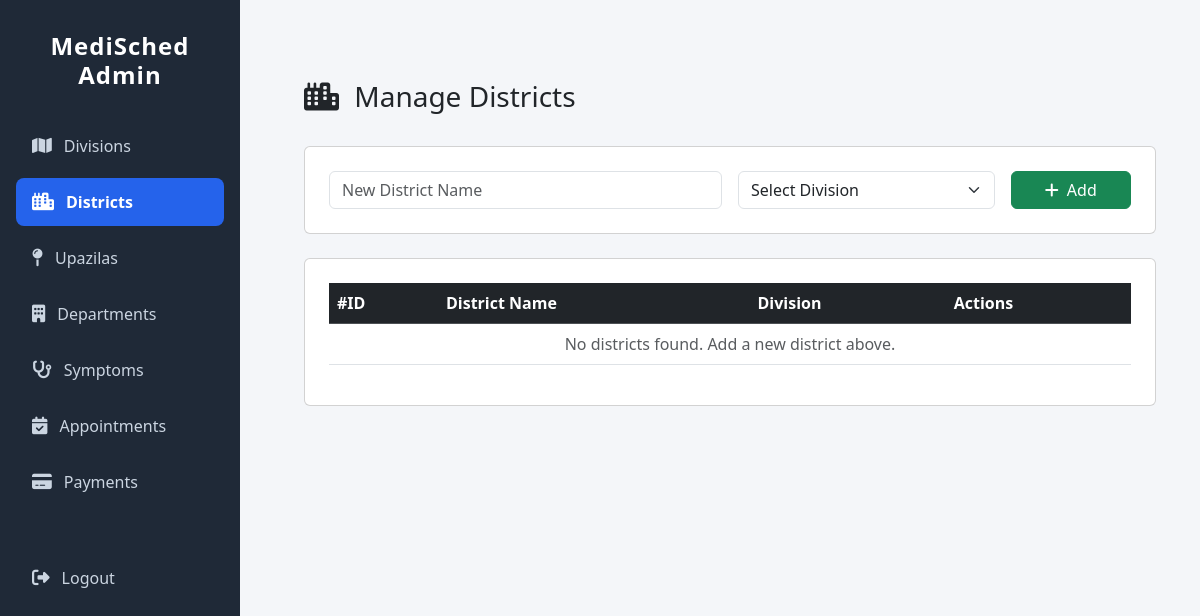
The page /adminapp/districts/ on the database as committed earlier.
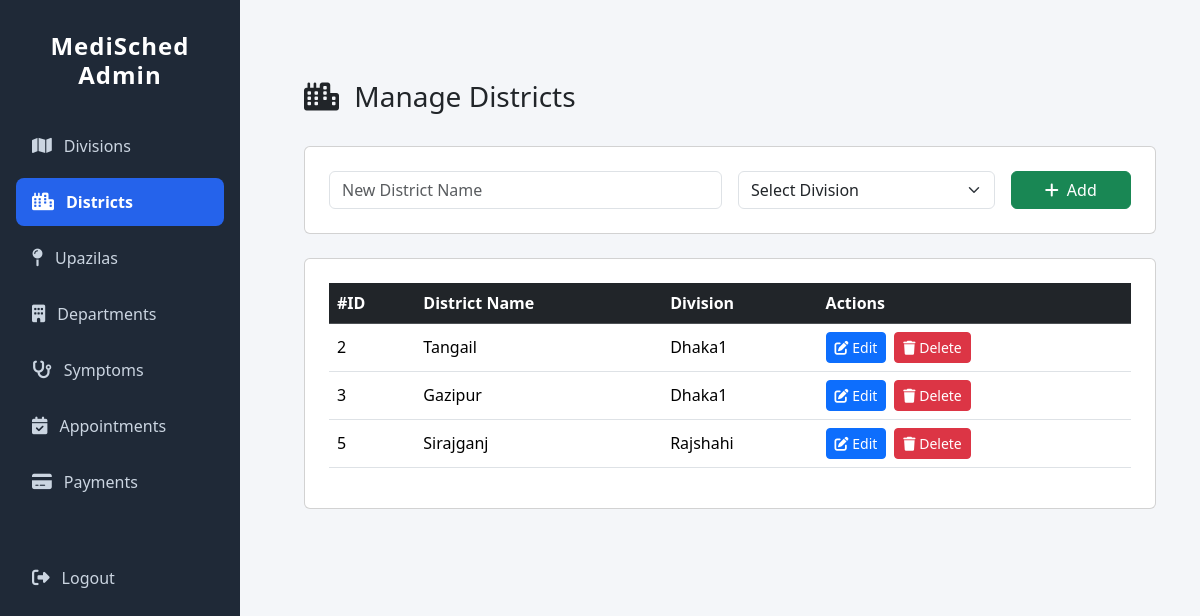
The same page on the database as committed later.
### adminapp/models.py (models this page shows, shortened)
class District(models.Model):
    district_name = models.CharField(max_length=100)
    division = models.ForeignKey(Division, on_delete=models.CASCADE, related_name='districts')
    class Meta:
        unique_together = ('district_name', 'division')

class Division(models.Model):
    division_name = models.CharField(max_length=100, unique=True)

### adminapp/views.py (the view)
# urls.py: path('districts/', views.district_list, name='district_list'),
def district_list(request):
    districts = District.objects.select_related('division').all()
    divisions = Division.objects.all()
    return render(request, 'adminapp/district_list.html', {'districts': districts, 'divisions': divisions})

### adminapp/templates/adminapp/district_list.html (shortened to what this page needs)
{% extends 'adminapp/base_admin.html' %}
{% load static %}
{% block content %}
<div class="container mt-5">
  <div class="d-flex justify-content-between align-items-center mb-4">
    <h3><i class="fa-solid fa-city me-2"></i> Manage Districts</h3>
  </div>
  <div class="card p-4 mb-4">
    <form method="POST" action="{% url 'add_district' %}" class="row g-3">
      <div class="col-6">
        <input type="text" name="district_name" class="form-control" placeholder="New District Name" required>
      </div>
      <div class="col-4">
        <select name="division_id" class="form-select" required>
          <option value="">Select Division</option>
        </select>
      </div>
      <div class="col-2 d-grid">
        <button class="btn btn-success"><i class="fa-solid fa-plus me-2"></i>Add</button>
      </div>
    </form>
  </div>
  <div class="card p-4">
    <div class="table-responsive">
      <table class="table table-hover align-middle">
        <thead class="table-dark">
          <tr>
            <th>#ID</th>
            <th>District Name</th>
            <th>Division</th>
            <th>Actions</th>
          </tr>
        </thead>
        <tbody>
          {% for dist in districts %}
          <tr>
            <td>{{ dist.id }}</td>
            <td>{{ dist.district_name }}</td>
            <td>{{ dist.division.division_name }}</td>
            <td>
              <div class="d-flex gap-2">
                <a href="{% url 'edit_district' dist.id %}" class="btn btn-primary btn-sm">
                  <i class="fa-solid fa-pen-to-square"></i> Edit
                </a>
                <a href="{% url 'delete_district' dist.id %}" class="btn btn-danger btn-sm">
                  <i class="fa-solid fa-trash"></i> Delete
                </a>
              </div>
            </td>
          </tr>
          {% empty %}
          <tr>
            <td colspan="4" class="text-center text-muted">
              No districts found. Add a new district above.
            </td>
          </tr>
          {% endfor %}
        </tbody>
      </table>
    </div>
  </div>
</div>
{% endblock %}

Rows that differ between the two databases and show on the page:
added District: id "2", district_name "Tangail", division.division_name "Dhaka1"
added District: id "3", district_name "Gazipur", division.division_name "Dhaka1"
added District: id "5", district_name "Sirajganj", division.division_name "Rajshahi"
Other text that changed with them:
text no longer shown: "No districts found. Add a new district above."
